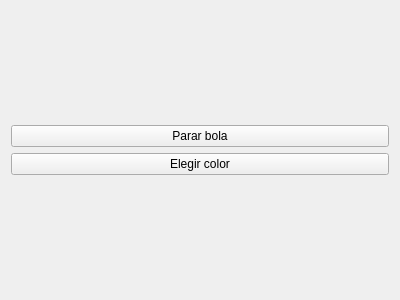
<?xml version="1.0" encoding="UTF-8"?>
<ui version="4.0">
 <class>WidgetBola</class>
 <widget class="QWidget" name="WidgetBola">
  <property name="geometry">
   <rect>
    <x>0</x>
    <y>0</y>
    <width>400</width>
    <height>300</height>
   </rect>
  </property>
  <property name="windowTitle">
   <string>Form</string>
  </property>
  <layout class="QVBoxLayout" name="verticalLayout_2">
   <item>
    <layout class="QVBoxLayout" name="verticalLayout">
     <item>
      <widget class="QPushButton" name="btnParar">
       <property name="text">
        <string>Parar bola</string>
       </property>
      </widget>
     </item>
     <item>
      <widget class="QPushButton" name="btnColor">
       <property name="text">
        <string>Elegir color</string>
       </property>
      </widget>
     </item>
    </layout>
   </item>
  </layout>
 </widget>
 <resources/>
 <connections/>
</ui>
